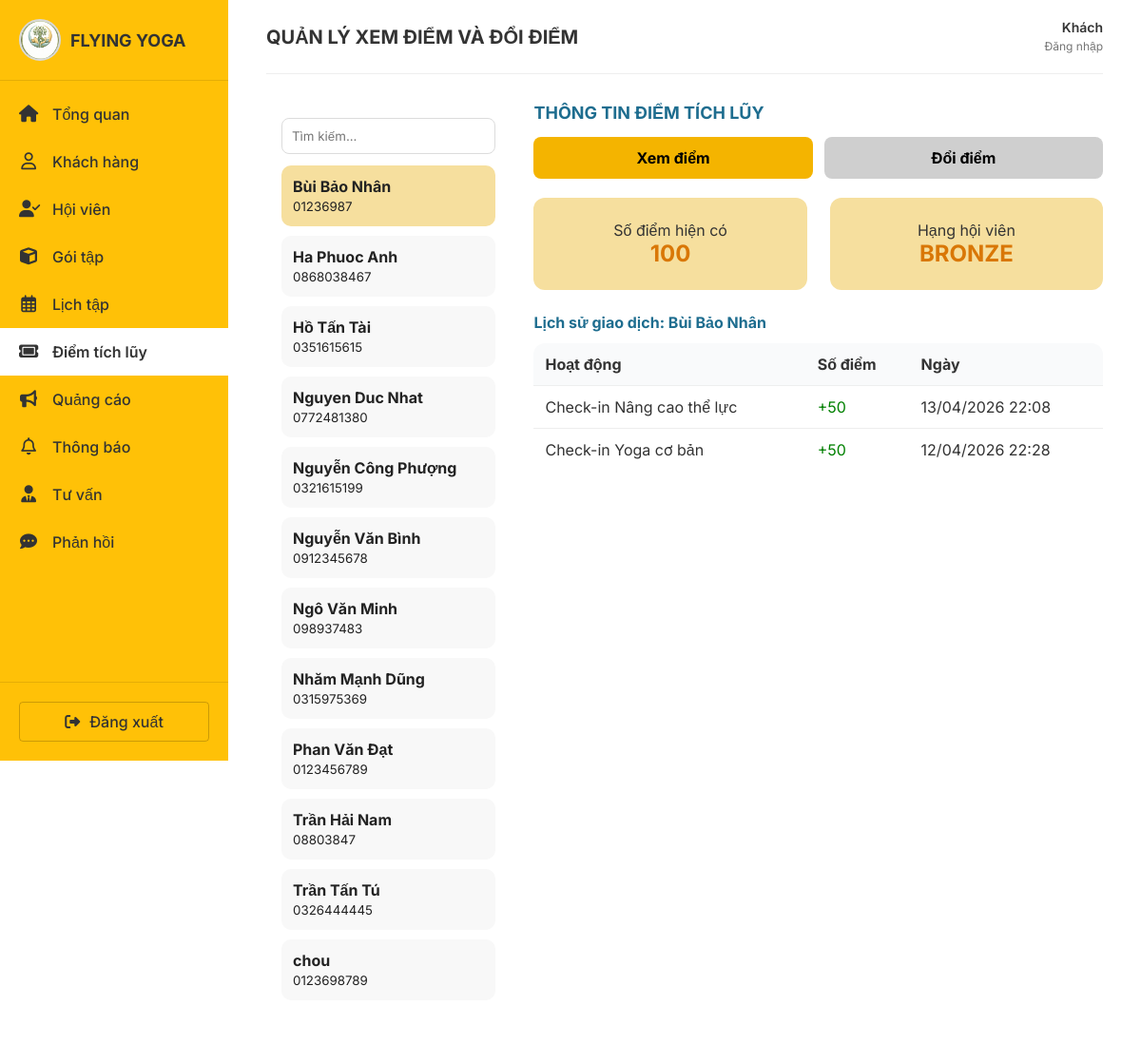
The page /tich-diem/ on the database its author committed.
### khach_hang/models.py (models this page shows, shortened)
class HoiVien(models.Model):
    GIOI_TINH_CHOICE = [
        ('Nam', 'Nam'),
        ('Nữ', 'Nữ'),
        ('Khác', 'Khác')
    ]
    ma_hoi_vien = models.CharField(
        max_length=20,
        unique=True,
        blank=True,
        verbose_name="Mã hội viên"
    )
    ho_ten = models.CharField(
        max_length=255,
        verbose_name="Họ và tên"
    )
    ngay_sinh = models.DateField(
        verbose_name="Ngày sinh"
    )
    gioi_tinh = models.CharField(
        max_length=10,
        choices=GIOI_TINH_CHOICE
    )
    so_dien_thoai = models.CharField(
        max_length=10,
        unique=True,
        verbose_name="Số điện thoại"
    )
    email = models.EmailField(
        blank=True,
        null=True,
        verbose_name="Email"
    )
    tinh_trang_suc_khoe = models.TextField(
        blank=True,
        verbose_name="Tình trạng sức khỏe / Bệnh lý"
    )
    muc_tieu_tap_luyen = models.TextField(
        blank=True,
        verbose_name="Mục tiêu tập luyện"
    )
    ghi_chu_nhan_vien = models.TextField(
        blank=True,
        verbose_name="Ghi chú nội bộ"
    )
    chieu_cao = models.FloatField(
        help_text="cm",
        null=True,
        blank=True
    )
    can_nang = models.FloatField(
        help_text="kg",
        null=True,
        blank=True
    )
    body_fat = models.FloatField(
        help_text="%",
        null=True,
        blank=True
    )
    goi_dang_su_dung = models.ForeignKey(
        'goi_tap.GoiTap', # ĐÃ SỬA THÀNH CHUỖI
        on_delete=models.SET_NULL,
        null=True,
        blank=True
    )
    ngay_het_han_goi = models.DateField(
        null=True,
        blank=True
    )
    diem_tich_luy = models.IntegerField(
        default=0
    )
    check_in_cuoi = models.DateTimeField(
        null=True,
        blank=True
    )
    ngay_tao = models.DateTimeField(
        auto_now_add=True,
        verbose_name="Ngày tạo"
    )

### tich_diem/models.py (models this page shows)
class LichSuDiem(models.Model):
    LOAI_GD = [('cong', 'Tích điểm'), ('tru', 'Đổi điểm')]
    hoi_vien = models.ForeignKey(HoiVien, on_delete=models.CASCADE)
    loai_giao_dich = models.CharField(max_length=10, choices=LOAI_GD)
    so_diem = models.IntegerField()
    noi_dung = models.CharField(max_length=255)
    ngay_thuc_hien = models.DateTimeField(auto_now_add=True)

### tich_diem/views.py (the view)
# urls.py: path('', views.quan_ly_diem, name='quan_ly_diem'),
def quan_ly_diem(request):
    q = request.GET.get('q', '')
    hoi_vien_id = request.GET.get('hoi_vien_id')
    tab = request.GET.get('tab', 'xem_diem')
    ds_hoi_vien = HoiVien.objects.all().order_by('ho_ten')
    if q:
        ds_hoi_vien = ds_hoi_vien.filter(ho_ten__icontains=q)
    hoi_vien_duoc_chon = None
    lich_su_diem = []
    ds_phan_thuong = PhanThuong.objects.filter(so_luong_con__gt=0)
    hang_hoi_vien = None
    ds_voucher = VoucherHoiVien.objects.none()
    if hoi_vien_id:
        hoi_vien_duoc_chon = get_object_or_404(HoiVien, id=hoi_vien_id)
    else:
        hoi_vien_duoc_chon = ds_hoi_vien.first()
    if hoi_vien_duoc_chon:
        lich_su_diem = LichSuDiem.objects.filter(hoi_vien=hoi_vien_duoc_chon).order_by('-ngay_thuc_hien')
        hang_hoi_vien = tinh_hang_hoi_vien(hoi_vien_duoc_chon.diem_tich_luy)
        ds_voucher = VoucherHoiVien.objects.filter(hoi_vien=hoi_vien_duoc_chon).order_by('-ngay_tao')
    context = {
        'ds_hoi_vien': ds_hoi_vien,
        'hoi_vien_duoc_chon': hoi_vien_duoc_chon,
        'lich_su_diem': lich_su_diem,
        'ds_phan_thuong': ds_phan_thuong,
        'hang_hoi_vien': hang_hoi_vien,
        'ds_voucher': ds_voucher,
        'q': q,
        'tab': tab,
    }
    return render(request, 'tich_diem/quan_ly_diem.html', context)

### thong_bao/context_processors.py (called while the page is built, shortened)
def thong_bao_context(request):
    so_thong_bao_chua_doc = 0
    ds_thong_bao_dropdown = ThongBaoNhacNho.objects.none()
    return {
        'so_thong_bao_chua_doc': so_thong_bao_chua_doc,
        'ds_thong_bao_dropdown': ds_thong_bao_dropdown,
    }

### tich_diem/views.py (called while the page is built)
def tinh_hang_hoi_vien(diem):
    if diem >= 1500:
        return 'GOLD'
    elif diem >= 800:
        return 'SILVER'
    return 'BRONZE'

### tich_diem/templates/tich_diem/quan_ly_diem.html (shortened to what this page needs)
{% extends 'base.html' %}
{% load static %}
{% block page_title %}QUẢN LÝ XEM ĐIỂM VÀ ĐỔI ĐIỂM{% endblock %}
{% block content %}
<div style="display:flex; gap:24px;">
    <div style="width:30%; background:#fff; padding:16px; border-radius:12px;">
        <form method="get">
            <input type="text" name="q" value="{{ q }}" placeholder="Tìm kiếm..." style="width:100%; padding:10px; margin-bottom:12px; border:1px solid #dcdcdc; border-radius:8px;">
        </form>
        {% for hv in ds_hoi_vien %}
            <a href="?hoi_vien_id={{ hv.id }}&tab={{ tab }}"
               style="display:block; padding:12px; margin-bottom:10px; border-radius:10px; text-decoration:none;
                      {% if hoi_vien_duoc_chon and hoi_vien_duoc_chon.id == hv.id %}
                          background:#f6df9e; color:#222;
                      {% else %}
                          background:#f8f8f8; color:#222;
                      {% endif %}">
                <strong>{{ hv.ho_ten }}</strong><br>
                <small>{{ hv.so_dien_thoai }}</small>
            </a>
        {% empty %}
            <p>Chưa có hội viên.</p>
        {% endfor %}
    </div>
    <div style="width:70%;">
        <h3 style="color:#1e6d8f; font-size:18px; margin-bottom:14px;">THÔNG TIN ĐIỂM TÍCH LŨY</h3>
        <div style="display:flex; gap:12px; margin-bottom:20px;">
            <a href="?hoi_vien_id={{ hoi_vien_duoc_chon.id }}&tab=xem_diem"
               style="flex:1; text-align:center; padding:12px; border-radius:8px; text-decoration:none; {% if tab == 'xem_diem' %}background:#f4b400; color:#000;{% else %}background:#cfcfcf; color:#000;{% endif %}">
                <strong>Xem điểm</strong>
            </a>
            <a href="?hoi_vien_id={{ hoi_vien_duoc_chon.id }}&tab=doi_diem"
               style="flex:1; text-align:center; padding:12px; border-radius:8px; text-decoration:none; {% if tab == 'doi_diem' %}background:#f4b400; color:#000;{% else %}background:#cfcfcf; color:#000;{% endif %}">
                <strong>Đổi điểm</strong>
            </a>
        </div>
        {% if hoi_vien_duoc_chon %}
            {% if tab == 'xem_diem' %}
                <div style="display:flex; gap:24px; margin-bottom:24px;">
                    <div style="flex:1; background:#f6df9e; padding:24px; border-radius:12px; text-align:center;">
                        <div>Số điểm hiện có</div>
                        <h2 style="color:#d97706;">{{ hoi_vien_duoc_chon.diem_tich_luy }}</h2>
                    </div>
                    <div style="flex:1; background:#f6df9e; padding:24px; border-radius:12px; text-align:center;">
                        <div>Hạng hội viên</div>
                        <h2 style="color:#d97706;">{{ hang_hoi_vien }}</h2>
                    </div>
                </div>
                <h4 style="color:#1e6d8f; margin-bottom:12px;">Lịch sử giao dịch: {{ hoi_vien_duoc_chon.ho_ten }}</h4>
                <table style="width:100%; background:#fff; border-collapse:collapse; border-radius:12px; overflow:hidden;">
                    <thead>
                        <tr style="background:#f9fafb;">
                            <th style="padding:12px; text-align:left;">Hoạt động</th>
                            <th style="padding:12px; text-align:left;">Số điểm</th>
                            <th style="padding:12px; text-align:left;">Ngày</th>
                        </tr>
                    </thead>
                    <tbody>
                        {% for item in lich_su_diem %}
                        <tr>
                            <td style="padding:12px; border-top:1px solid #eee;">{{ item.noi_dung }}</td>
                            <td style="padding:12px; border-top:1px solid #eee;">
                                {% if item.loai_giao_dich == 'cong' %}
                                    <span style="color:green;">+{{ item.so_diem }}</span>
                                {% else %}
                                    <span style="color:red;">-{{ item.so_diem }}</span>
                                {% endif %}
                            </td>
                            <td style="padding:12px; border-top:1px solid #eee;">{{ item.ngay_thuc_hien|date:"d/m/Y H:i" }}</td>
                        </tr>
                        {% empty %}
                        <tr>
                            <td colspan="3" style="padding:12px;">Chưa có lịch sử điểm.</td>
                        </tr>
                        {% endfor %}
                    </tbody>
                </table>
            {% endif %}
        {% endif %}
    </div>
</div>
{% endblock %}

### static/css/style.css (style rules this page uses)
:root { --primary-yellow: #FFC107; --primary-yellow-light: #FFECB3; --text-dark: #333333; --text-gray: #757575; --bg-light: #F9F9F9; --white: #FFFFFF; --danger-red: #E53935; --success-green: #43A047; --info-blue: #1E88E5; --warning-orange: #FB8C00; --sidebar-width: 240px; }
* { margin: 0; padding: 0; box-sizing: border-box; font-family: 'Inter', sans-serif; }
body { background-color: var(--white); color: var(--text-dark); }

### rows shown on the page
HoiVien: ho_ten "Bùi Bảo Nhân", so_dien_thoai "01236987", diem_tich_luy "100"
HoiVien: ho_ten "Ha Phuoc Anh", so_dien_thoai "0868038467"
HoiVien: ho_ten "Hồ Tấn Tài", so_dien_thoai "0351615615"
HoiVien: ho_ten "Nguyen Duc Nhat", so_dien_thoai "0772481380"
HoiVien: ho_ten "Nguyễn Công Phượng", so_dien_thoai "0321615199"
HoiVien: ho_ten "Nguyễn Văn Bình", so_dien_thoai "0912345678"
HoiVien: ho_ten "Ngô Văn Minh", so_dien_thoai "098937483"
HoiVien: ho_ten "Nhăm Mạnh Dũng", so_dien_thoai "0315975369"
HoiVien: ho_ten "Phan Văn Đạt", so_dien_thoai "0123456789"
HoiVien: ho_ten "Trần Hải Nam", so_dien_thoai "08803847"
HoiVien: ho_ten "Trần Tấn Tú", so_dien_thoai "0326444445"
HoiVien: ho_ten "chou", so_dien_thoai "0123698789"
LichSuDiem: noi_dung "Check-in Nâng cao thể lực", so_diem "50", ngay_thuc_hien "13/04/2026 22:08"
LichSuDiem: noi_dung "Check-in Yoga cơ bản", so_diem "50", ngay_thuc_hien "12/04/2026 22:28"

### other values the page prints
{{ hang_hoi_vien }} "BRONZE"
